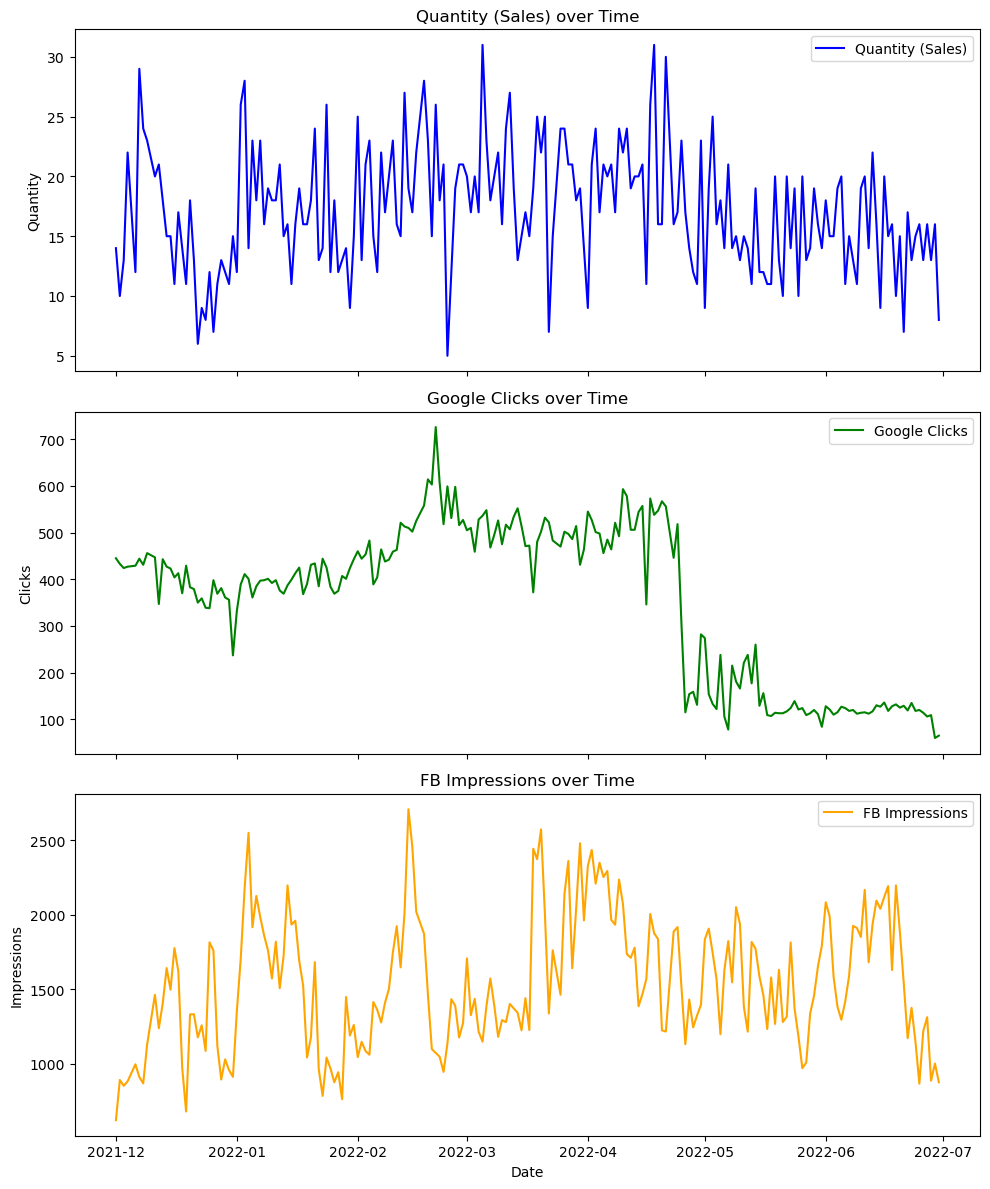

Python code for this plot:
# Import necessary libraries
import pandas as pd
import matplotlib.pyplot as plt

# Load the dataset
file_path = r'C:\Users\pm5cd\Documents\FutureCart Project\Week 2\cleaned_master_dataset.xlsx'
df = pd.read_excel(file_path, sheet_name='Sheet1')

# Convert 'Day Index' to datetime format for proper plotting
df['Day Index'] = pd.to_datetime(df['Day Index'])

# Plotting each metric individually over time
fig, axes = plt.subplots(nrows=3, ncols=1, figsize=(10, 12), sharex=True)

# Plot for Quantity (Sales)
axes[0].plot(df['Day Index'], df['Quantity'], color='blue', label='Quantity (Sales)')
axes[0].set_title('Quantity (Sales) over Time')
axes[0].set_xlabel('Date')
axes[0].set_ylabel('Quantity')
axes[0].legend()

# Plot for Google Clicks
axes[1].plot(df['Day Index'], df['Google Clicks'], color='green', label='Google Clicks')
axes[1].set_title('Google Clicks over Time')
axes[1].set_xlabel('Date')
axes[1].set_ylabel('Clicks')
axes[1].legend()

# Plot for FB Impressions
axes[2].plot(df['Day Index'], df['FB Impressions'], color='orange', label='FB Impressions')
axes[2].set_title('FB Impressions over Time')
axes[2].set_xlabel('Date')
axes[2].set_ylabel('Impressions')
axes[2].legend()

# Adjust layout and display the plots
plt.tight_layout()
plt.show()
